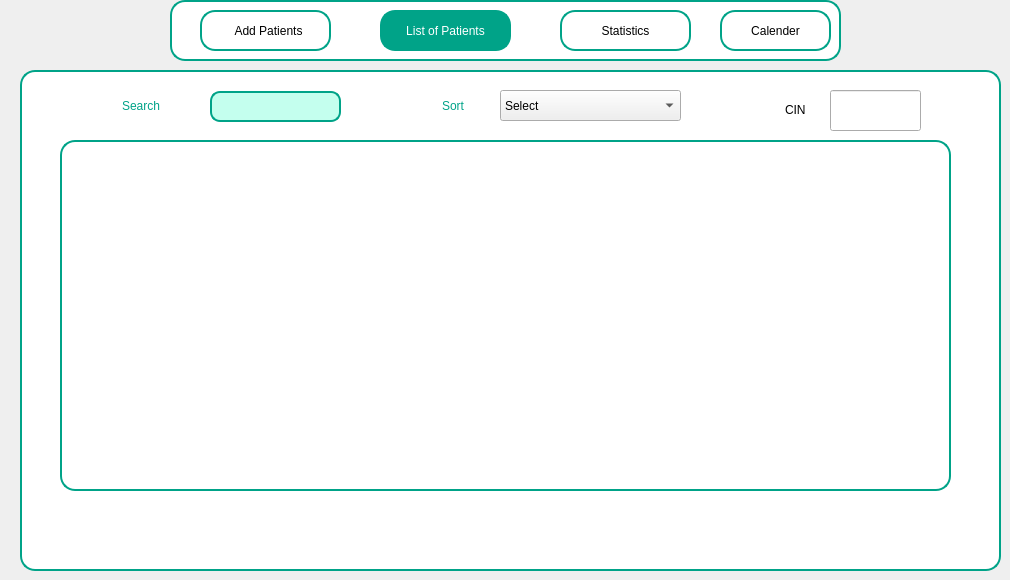
    <widget class="QWidget" name="page_3">
     <widget class="QFrame" name="frame_4">
      <property name="geometry">
       <rect>
        <x>170</x>
        <y>0</y>
        <width>671</width>
        <height>61</height>
       </rect>
      </property>
      <property name="styleSheet">
       <string notr="true">QFrame {
    background-color: white;
    width: 10px;
    border: 2px solid #00a388;
    border-radius: 15px;
}</string>
      </property>
      <property name="frameShape">
       <enum>QFrame::NoFrame</enum>
      </property>
      <widget class="QLabel" name="label_47">
       <property name="geometry">
        <rect>
         <x>180</x>
         <y>10</y>
         <width>41</width>
         <height>41</height>
        </rect>
       </property>
       <property name="styleSheet">
        <string notr="true">border-color: rgb(255, 255, 255);</string>
       </property>
       <property name="text">
        <string/>
       </property>
       <property name="pixmap">
        <pixmap>../pharmasoin/image icon/liste.png</pixmap>
       </property>
       <property name="scaledContents">
        <bool>true</bool>
       </property>
      </widget>
      <widget class="QLabel" name="label_50">
       <property name="geometry">
        <rect>
         <x>360</x>
         <y>10</y>
         <width>41</width>
         <height>41</height>
        </rect>
       </property>
       <property name="styleSheet">
        <string notr="true">border-color: rgb(255, 255, 255);</string>
       </property>
       <property name="text">
        <string/>
       </property>
       <property name="pixmap">
        <pixmap>../pharmasoin/image icon/5875.jpg</pixmap>
       </property>
       <property name="scaledContents">
        <bool>true</bool>
       </property>
      </widget>
      <widget class="QLabel" name="label_51">
       <property name="geometry">
        <rect>
         <x>510</x>
         <y>10</y>
         <width>41</width>
         <height>41</height>
        </rect>
       </property>
       <property name="styleSheet">
        <string notr="true">border-color: rgb(255, 255, 255);</string>
       </property>
       <property name="text">
        <string/>
       </property>
       <property name="pixmap">
        <pixmap>../pharmasoin/image icon/Calendar Green app icon.jpeg</pixmap>
       </property>
       <property name="scaledContents">
        <bool>true</bool>
       </property>
      </widget>
      <widget class="QLabel" name="label_54">
       <property name="geometry">
        <rect>
         <x>10</x>
         <y>10</y>
         <width>41</width>
         <height>41</height>
        </rect>
       </property>
       <property name="styleSheet">
        <string notr="true">border-color: rgb(255, 255, 255);
border: 4px solid white;</string>
       </property>
       <property name="text">
        <string/>
       </property>
       <property name="pixmap">
        <pixmap>../pharmasoin/image icon/plusclient.png</pixmap>
       </property>
       <property name="scaledContents">
        <bool>true</bool>
       </property>
       <property name="wordWrap">
        <bool>false</bool>
       </property>
      </widget>
      <widget class="QPushButton" name="ajouter_5">
       <property name="geometry">
        <rect>
         <x>30</x>
         <y>10</y>
         <width>131</width>
         <height>41</height>
        </rect>
       </property>
       <property name="styleSheet">
        <string notr="true">QPushButton {
    background-color: white; /* White background */
    color: black; /* Black text color */
    font: 700 9pt &quot;Segoe UI&quot;; /* Font style */
    border: 2px solid #00a388; /* Green border */
    border-radius: 15px; /* Rounded corners */
    padding: 8px;
}
</string>
       </property>
       <property name="text">
        <string>  Add Patients</string>
       </property>
      </widget>
      <widget class="QPushButton" name="ajouter_6">
       <property name="geometry">
        <rect>
         <x>210</x>
         <y>10</y>
         <width>131</width>
         <height>41</height>
        </rect>
       </property>
       <property name="styleSheet">
        <string notr="true">QPushButton {
    background-color: #00a388; /* Green background */
    color: white; /* Text color */
    font: 700 9pt &quot;Segoe UI&quot;; /* Font style */
    border: 2px solid #00a388; /* Green border */
    border-radius: 15px; /* Rounded corners */
    padding: 8px;
}
</string>
       </property>
       <property name="text">
        <string>List of Patients</string>
       </property>
      </widget>
      <widget class="QPushButton" name="gostat">
       <property name="geometry">
        <rect>
         <x>390</x>
         <y>10</y>
         <width>131</width>
         <height>41</height>
        </rect>
       </property>
       <property name="styleSheet">
        <string notr="true">QPushButton {
    background-color: white; /* White background */
    color: black; /* Black text color */
    font: 700 9pt &quot;Segoe UI&quot;; /* Font style */
    border: 2px solid #00a388; /* Green border */
    border-radius: 15px; /* Rounded corners */
    padding: 8px;
}
</string>
       </property>
       <property name="text">
        <string>Statistics</string>
       </property>
      </widget>
      <widget class="QPushButton" name="ajouter_8">
       <property name="geometry">
        <rect>
         <x>550</x>
         <y>10</y>
         <width>111</width>
         <height>41</height>
        </rect>
       </property>
       <property name="styleSheet">
        <string notr="true">QPushButton {
    background-color: white; /* White background */
    color: black; /* Black text color */
    font: 700 9pt &quot;Segoe UI&quot;; /* Font style */
    border: 2px solid #00a388; /* Green border */
    border-radius: 15px; /* Rounded corners */
    padding: 8px;
}
</string>
       </property>
       <property name="text">
        <string>Calender</string>
       </property>
      </widget>
     </widget>
     <widget class="QFrame" name="frame_5">
      <property name="geometry">
       <rect>
        <x>20</x>
        <y>70</y>
        <width>981</width>
        <height>501</height>
       </rect>
      </property>
      <property name="styleSheet">
       <string notr="true">QFrame {
	background-color: rgb(202, 255, 193);
    background-color: white;
    width: 10px;
    border: 2px solid #00a388;
    border-radius: 15px;
}</string>
      </property>
      <property name="frameShape">
       <enum>QFrame::NoFrame</enum>
      </property>
      <widget class="QTableView" name="tableView">
       <property name="geometry">
        <rect>
         <x>40</x>
         <y>70</y>
         <width>891</width>
         <height>351</height>
        </rect>
       </property>
      </widget>
      <widget class="QLineEdit" name="id">
       <property name="geometry">
        <rect>
         <x>810</x>
         <y>20</y>
         <width>91</width>
         <height>41</height>
        </rect>
       </property>
      </widget>
      <widget class="QLabel" name="label_53">
       <property name="geometry">
        <rect>
         <x>760</x>
         <y>30</y>
         <width>41</width>
         <height>20</height>
        </rect>
       </property>
       <property name="styleSheet">
        <string notr="true">QFrame {
	background-color: white;
    width: 10px;
    border: 2px solid white;
    border-radius: 15px;
}
QLabel{
	
	font: 700 10pt &quot;Segoe UI&quot;;
	color: black;
}
</string>
       </property>
       <property name="text">
        <string>CIN</string>
       </property>
      </widget>
      <widget class="QLineEdit" name="search_bar">
       <property name="geometry">
        <rect>
         <x>190</x>
         <y>21</y>
         <width>131</width>
         <height>31</height>
        </rect>
       </property>
       <property name="styleSheet">
        <string notr="true">QLineEdit {
	background-color: rgb(196, 255, 238);
    border: 2px solid  #00a388;; /* Bordure rose */
    border-radius: 10px; /* Coins arrondis */
    padding: 2px;
}</string>
       </property>
       <property name="text">
        <string/>
       </property>
      </widget>
      <widget class="QLineEdit" name="lineEdit_46">
       <property name="geometry">
        <rect>
         <x>100</x>
         <y>20</y>
         <width>71</width>
         <height>31</height>
        </rect>
       </property>
       <property name="styleSheet">
        <string notr="true">QLineEdit{
	 color:#00a388;
	font: 700 12pt &quot;Segoe UI&quot;;
	
	;
}</string>
       </property>
       <property name="text">
        <string>Search</string>
       </property>
       <property name="frame">
        <bool>false</bool>
       </property>
       <property name="readOnly">
        <bool>true</bool>
       </property>
      </widget>
      <widget class="QComboBox" name="comboBox">
       <property name="geometry">
        <rect>
         <x>480</x>
         <y>20</y>
         <width>181</width>
         <height>31</height>
        </rect>
       </property>
       <property name="styleSheet">
        <string notr="true"/>
       </property>
       <item>
        <property name="text">
         <string>Select</string>
        </property>
       </item>
       <item>
        <property name="text">
         <string>Prenom</string>
        </property>
       </item>
       <item>
        <property name="text">
         <string>Age</string>
        </property>
       </item>
       <item>
        <property name="text">
         <string>CIN</string>
        </property>
       </item>
      </widget>
      <widget class="QLineEdit" name="lineEdit_47">
       <property name="geometry">
        <rect>
         <x>420</x>
         <y>20</y>
         <width>51</width>
         <height>31</height>
        </rect>
       </property>
       <property name="styleSheet">
        <string notr="true">QLineEdit{
	 color:#00a388;
	font: 700 12pt &quot;Segoe UI&quot;;
	
	;
}</string>
       </property>
       <property name="text">
        <string>Sort</string>
       </property>
       <property name="frame">
        <bool>false</bool>
       </property>
       <property name="readOnly">
        <bool>true</bool>
       </property>
      </widget>
     </widget>
    </widget>
